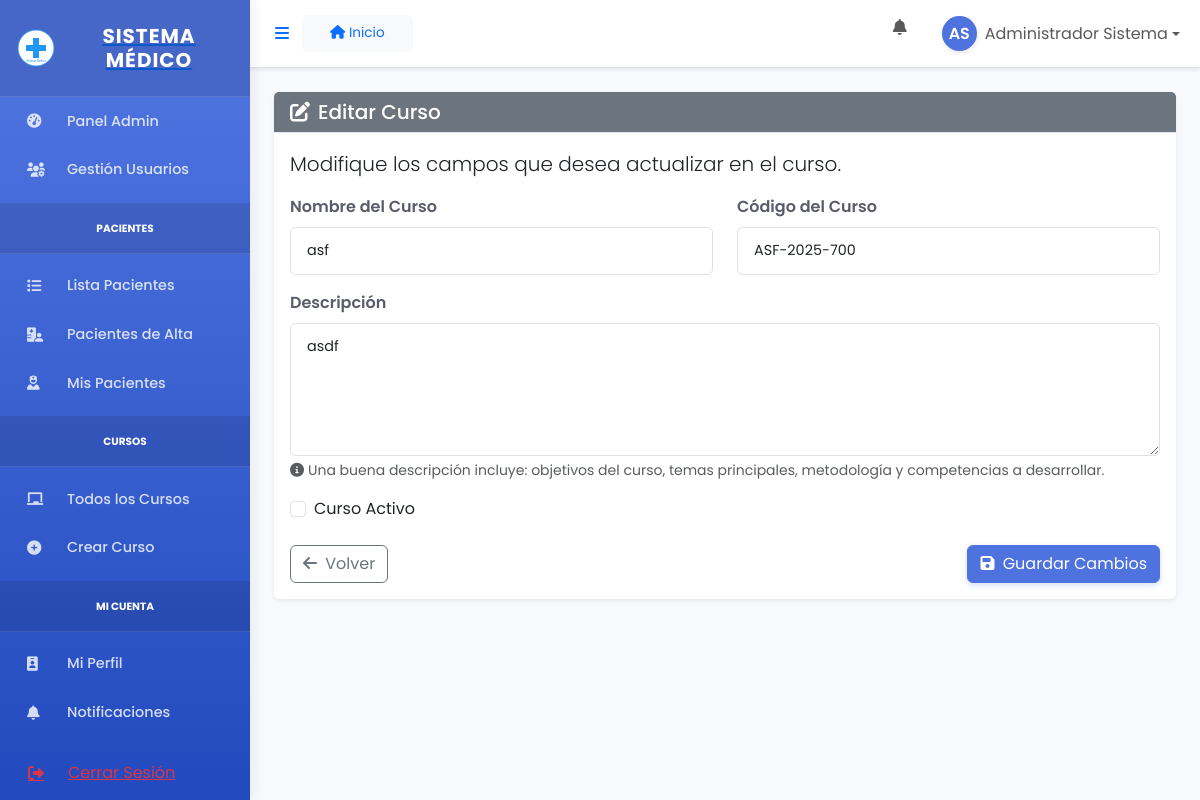
/usuarios/cursos/editar/5/ (signed in), run on the app's committed database.
### usuarios/models.py (models this page shows, shortened)
class Usuario(AbstractUser):
    ROLES = [
        ('administrador', 'Administrador'),
        ('docente', 'Docente'),
        ('estudiante', 'Estudiante'),
    ]
    rut = models.CharField(max_length=12, unique=True, null=True, blank=True, default='')
    rol = models.CharField(max_length=20, choices=ROLES, default='estudiante')
    activo = models.BooleanField(default=True)
    es_paciente = models.BooleanField(default=False)
    especialidad = models.CharField(max_length=100, blank=True, null=True)
    titulo_profesional = models.CharField(max_length=100, blank=True, null=True)
    anos_experiencia = models.IntegerField(default=0, blank=True, null=True)
    matricula = models.CharField(max_length=20, blank=True, null=True)
    ano_ingreso = models.IntegerField(blank=True, null=True)
    semestre_actual = models.IntegerField(blank=True, null=True)
    def get_initials(self):
        if self.first_name and self.last_name:
            return f"{self.first_name[0]}{self.last_name[0]}".upper()
        elif self.first_name:
            return self.first_name[0].upper()
        elif self.username:
            return self.username[0].upper()
        return "U"
    class Meta:
        verbose_name = 'Usuario'
        verbose_name_plural = 'Usuarios'
    def get_full_name(self):
        if self.first_name and self.last_name:
            return f"{self.first_name} {self.last_name}"
        return self.username

class Curso(models.Model):
    nombre = models.CharField(max_length=100)
    descripcion = models.TextField(blank=True, null=True)
    codigo = models.CharField(max_length=20, unique=True)
    docente = models.ForeignKey(Usuario, on_delete=models.CASCADE, related_name='cursos_dictados')
    estudiantes = models.ManyToManyField(Usuario, related_name='cursos_inscritos', blank=True)
    fecha_creacion = models.DateTimeField(auto_now_add=True)
    activo = models.BooleanField(default=True)
    class Meta:
        verbose_name = 'Curso'
        verbose_name_plural = 'Cursos'
        ordering = ['-fecha_creacion']

### usuarios/views.py (the view)
# urls.py: path('cursos/editar/<int:curso_id>/', views.editar_curso, name='editar_curso'),  # Corregido: ahora usa la vista editar_curso
@login_required
def editar_curso(request, curso_id):
    curso = get_object_or_404(Curso, id=curso_id)
    if not (request.user == curso.docente or request.user.rol == 'administrador'):
        messages.error(request, "No tienes permisos para editar este curso")
        return redirect('detalle_curso', curso_id=curso.id)
    if request.method == 'POST':
        if request.user == curso.docente and request.user.rol != 'administrador':
            data = request.POST.copy()
            data['codigo'] = curso.codigo
            form = CursoForm(data, instance=curso)
            if form.is_valid():
                curso.nombre = form.cleaned_data['nombre']
                curso.descripcion = form.cleaned_data['descripcion']
                curso.save()
                messages.success(request, "Curso actualizado exitosamente")
                return redirect('detalle_curso', curso_id=curso.id)
        else:
            form = CursoForm(request.POST, instance=curso)
            if form.is_valid():
                form.save()
                messages.success(request, "Curso actualizado exitosamente")
                return redirect('detalle_curso', curso_id=curso.id)
    else:
        form = CursoForm(instance=curso)
    readonly_fields = []
    if request.user == curso.docente and request.user.rol != 'administrador':
        readonly_fields = ['codigo']
    context = {
        'form': form,
        'curso': curso,
        'readonly_fields': readonly_fields,
        'is_admin': request.user.rol == 'administrador'
    }
    return render(request, 'usuarios/cursos/editar_curso.html', context)

### usuarios/templates/usuarios/cursos/editar_curso.html (shortened to what this page needs)
{% extends 'base.html' %}
{% load static %}
{% block content %}
<div class="container">
    <div class="card shadow-sm mb-4">
        <div class="card-header bg-secondary text-white">
            <h5 class="mb-0"><i class="fas fa-edit me-2"></i>Editar Curso</h5>
        </div>
        <div class="card-body">
            <p class="lead">Modifique los campos que desea actualizar en el curso.</p>
            <form method="post">
                <div class="row">
                    <div class="col-md-6 mb-3">
                        <label for="id_nombre" class="form-label">Nombre del Curso</label>
                        <input type="text" class="form-control" id="id_nombre" name="nombre" value="{{ form.nombre.value|default:'' }}" required>
                    </div>
                    <div class="col-md-6 mb-3">
                        <label for="id_codigo" class="form-label">Código del Curso</label>
                        <input type="text" class="form-control {% if 'codigo' in readonly_fields %}bg-light{% endif %}"
                               id="id_codigo" name="codigo" value="{{ form.codigo.value|default:'' }}"
                               required>
                    </div>
                </div>
                <div class="mb-3">
                    <label for="id_descripcion" class="form-label">Descripción</label>
                    <textarea class="form-control" id="id_descripcion" name="descripcion" rows="5"
                              placeholder="Escriba una descripción detallada del curso que ayude a los estudiantes a entender sus objetivos, contenido y metodología...">{{ form.descripcion.value|default:'' }}</textarea>
                    <div class="form-text">
                        <i class="fas fa-info-circle me-1"></i>Una buena descripción incluye: objetivos del curso, temas principales, metodología y competencias a desarrollar.
                    </div>
                </div>
                {% if is_admin %}
                <div class="mb-3 form-check">
                    <input type="checkbox" class="form-check-input" id="id_activo" name="activo" {% if form.activo.value %}checked{% endif %}>
                    <label class="form-check-label" for="id_activo">Curso Activo</label>
                </div>
                {% endif %}
                <div class="d-flex justify-content-between mt-4">
                    <a href="{% url 'detalle_curso' curso_id=curso.id %}" class="btn btn-outline-secondary">
                        <i class="fas fa-arrow-left me-1"></i> Volver
                    </a>
                    <button type="submit" class="btn btn-primary">
                        <i class="fas fa-save me-1"></i> Guardar Cambios
                    </button>
                </div>
            </form>
        </div>
    </div>
</div>
{% endblock %}

### templates/base.html (shortened to what this page needs)
{% load static %}
<!DOCTYPE html>
<html lang="es">
<head>
    <link href="https://cdn.jsdelivr.net/npm/bootstrap@5.3.0/dist/css/bootstrap.min.css" rel="stylesheet">
    <link href="https://cdnjs.cloudflare.com/ajax/libs/font-awesome/6.0.0/css/all.min.css" rel="stylesheet">
    <a href="" rel="stylesheet">
    <link href="{% static 'css/styles.css' %}" rel="stylesheet">
</head>
<body class="{% if request.session.tema_oscuro %}dark-mode{% endif %}">
    <div id="wrapper" class="d-flex">
        {% if user.is_authenticated %}
        <div id="sidebar-wrapper" class="border-right">
            <div class="sidebar-heading d-flex align-items-center justify-content-center py-4">
                <img src="{% static 'img/logo.svg' %}" alt="Logo" class="me-2" width="40">
                <h5 class="m-0 fw-bold">SISTEMA MÉDICO</h5>
            </div>
            <div class="list-group list-group-flush sidebar-menu">
                {% if user.rol == 'administrador' %}
                <a href="{% url 'admin_dashboard' %}" class="list-group-item list-group-item-action">
                    <div class="d-flex align-items-center">
                        <i class="fas fa-tachometer-alt me-3"></i>
                        <span>Panel Admin</span>
                    </div>
                </a>
                <a href="{% url 'lista_usuarios' %}" class="list-group-item list-group-item-action">
                    <div class="d-flex align-items-center">
                        <i class="fas fa-users-cog me-3"></i>
                        <span>Gestión Usuarios</span>
                    </div>
                </a>
                <div class="sidebar-heading sidebar-category my-2">
                    <small class="text-uppercase fw-bold">Pacientes</small>
                </div>
                <a href="{% url 'lista_pacientes' %}" class="list-group-item list-group-item-action">
                    <div class="d-flex align-items-center">
                        <i class="fas fa-list me-3"></i>
                        <span>Lista Pacientes</span>
                    </div>
                </a>
                <a href="{% url 'lista_pacientes_alta' %}" class="list-group-item list-group-item-action">
                    <div class="d-flex align-items-center">
                        <i class="fas fa-hospital-user me-3"></i>
                        <span>Pacientes de Alta</span>
                    </div>
                </a>
                <a href="{% url 'mis_pacientes' %}" class="list-group-item list-group-item-action">
                    <div class="d-flex align-items-center">
                        <i class="fas fa-user-nurse me-3"></i>
                        <span>Mis Pacientes</span>
                    </div>
                </a>
                <div class="sidebar-heading sidebar-category my-2">
                    <small class="text-uppercase fw-bold">Cursos</small>
                </div>
                <a href="{% url 'lista_cursos' %}" class="list-group-item list-group-item-action">
                    <div class="d-flex align-items-center">
                        <i class="fas fa-chalkboard me-3"></i>
                        <span>Todos los Cursos</span>
                    </div>
                </a>
                <a href="{% url 'crear_curso' %}" class="list-group-item list-group-item-action">
                    <div class="d-flex align-items-center">
                        <i class="fas fa-plus-circle me-3"></i>
                        <span>Crear Curso</span>
                    </div>
                </a>
                {% endif %}
                <div class="sidebar-heading sidebar-category my-2">
                    <small class="text-uppercase fw-bold">Mi Cuenta</small>
                </div>
                <a href="{% url 'perfil_usuario' %}" class="list-group-item list-group-item-action">
                    <div class="d-flex align-items-center">
                        <i class="fas fa-id-badge me-3"></i>
                        <span>Mi Perfil</span>
                    </div>
                </a>
                <a href="{% url 'mis_notificaciones' %}" class="list-group-item list-group-item-action">
                    <div class="d-flex align-items-center justify-content-between">
                        <div class="d-flex align-items-center">
                            <i class="fas fa-bell me-3"></i>
                            <span>Notificaciones</span>
                        </div>
                    </div>
                </a>
                <div class="mt-auto">
                    <form action="{% url 'logout' %}" method="post" class="list-group-item list-group-item-action logout-btn">
                        <button type="submit" class="btn btn-link text-danger w-100 text-start p-0">
                            <div class="d-flex align-items-center">
                                <i class="fas fa-sign-out-alt me-3"></i>
                                <span>Cerrar Sesión</span>
                            </div>
                        </button>
                    </form>
                </div>
            </div>
        </div>
        {% endif %}
        <div id="page-content-wrapper" class="flex-grow-1">
            <nav class="navbar navbar-expand-lg navbar-light bg-white border-bottom shadow-sm">
                <div class="container-fluid">
                    <button class="btn btn-link" id="menu-toggle">
                        <i class="fas fa-bars"></i>
                    </button>
                    <nav aria-label="breadcrumb" class="bg-light py-2 px-3 rounded">
                        <div class="container-fluid">
                            <ol class="breadcrumb mb-0">
                                <li class="breadcrumb-item">
                                    <a href="{% url 'dashboard' %}" class="text-decoration-none">
                                        <i class="fas fa-home"></i> Inicio
                                    </a>
                                </li>
                            </ol>
                        </div>
                    </nav>
                    {% if user.is_authenticated %}
                    <ul class="navbar-nav ms-auto">
                        <li class="nav-item dropdown me-3">
                            <a class="nav-link" href="#" id="notificationsDropdown" role="button"
                               data-bs-toggle="dropdown" aria-expanded="false">
                                <i class="fas fa-bell fa-fw"></i>
                            </a>
                        </li>
                        <li class="nav-item dropdown">
                            <a class="nav-link dropdown-toggle d-flex align-items-center" href="#" id="userDropdown" role="button"
                               data-bs-toggle="dropdown" aria-expanded="false">
                               <div class="avatar-circle me-2">
                                   <span class="initials">{{ user.get_initials }}</span>
                               </div>
                                <span class="d-none d-lg-inline">
                                    {{ user.get_full_name }}
                                </span>
                            </a>
                        </li>
                    </ul>
                    {% endif %}
                </div>
            </nav>
            <div class="container-fluid py-4">
                {% block content %}{% endblock %}
            </div>
        </div>
    </div>
</body>
</html>

### data on the page
Usuario: get_initials "AS", get_full_name "Administrador Sistema"
Curso: nombre "asf", codigo "ASF-2025-700", descripcion "asdf"
